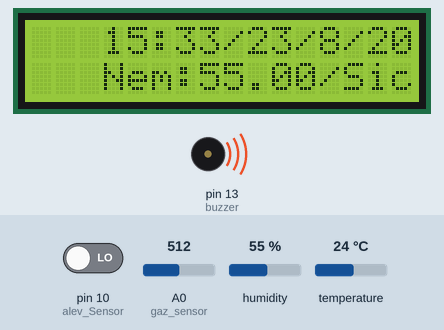
This sketch was run on a simulated Arduino Uno, built with avr-gcc and run on an emulated ATmega328P. On the bench: 16×2 character LCD, buzzer (waves = sounding, pin HIGH). The test bench sets the inputs (shaded band); at power-on: humidity 55 %, pin 10 (alev_Sensor) LOW, A0 (gaz_sensor) = 512, temperature 24 °C. The local clock reads 2024-03-15 10:24:30 at power-on unless the sketch sets it; what the sketch prints to the serial monitor is not drawn.

Above: at 9.6 s.
9.7 s: humidity set to 22 %
At 30.8 s:
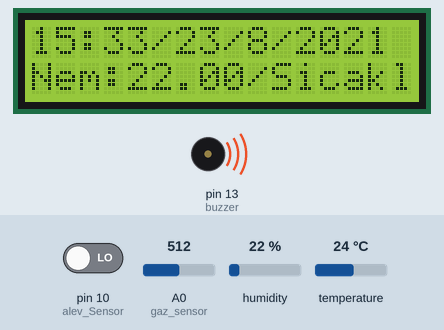
31.5 s: pin 10 (alev_Sensor) driven HIGH
At 48.9 s:
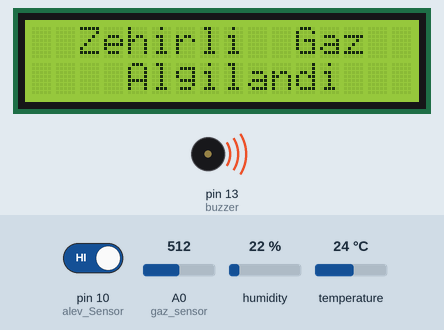
49.2 s: A0 (gaz_sensor) set to 410
69.7 s: A0 (gaz_sensor) set to 382
At 90.0 s:
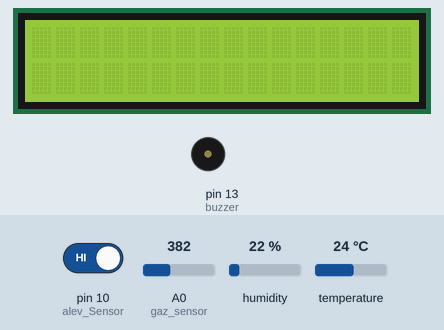
Timing chart, 0 to 91.5 s (numbered marks = the images above; inputs shaded):
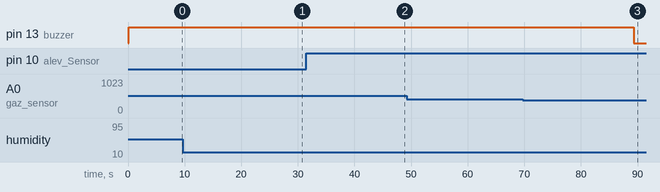

Measured:
- the behaviour switches between 401 and 400 on A0 (gaz_sensor) (found by bisection; images 2 and 3)
- after the input at 31.5 s, the display: first differs from a run without the input after 16.3 s (image 2)
- after the input at 69.7 s, pin 13 (buzzer): HIGH → LOW after 19.7 s
- what the display in image 1 shows lasts 1.0 s, from 30.0 s to 31.0 s

The sketch:

arduino-uno_home-assistant.ino
```cpp
#include <DHT.h>
#include <DHT_U.h>
#include "DHT.h"
#define DHTPIN 2
#define DHTTYPE DHT11

DHT meraklimuhendis(DHTPIN, DHTTYPE);

#include <LiquidCrystal_I2C.h>
LiquidCrystal_I2C lcd(0x27,16,2);
#include <virtuabotixRTC.h>
virtuabotixRTC saat(6,7,8);//clock,data,rst
int esik_degeri=400;
int gaz_sensor = A0;
int buzzer = 13;
int alev_Sensor = 10;
int deger;
int deger_gaz;
void setup() {
  saat.setDS1302Time(00,33,15,1,23,8,2021);
  lcd.begin();
  meraklimuhendis.begin();
  Serial.begin(9600);
  pinMode(buzzer,OUTPUT);
  pinMode(alev_Sensor,INPUT);
  pinMode(gaz_sensor,INPUT);
}

void loop() {
  float h = meraklimuhendis.readHumidity();
  float t = meraklimuhendis.readTemperature();
  float f = meraklimuhendis.readTemperature(true);
  saat.updateTime();
  deger = digitalRead(alev_Sensor);
  deger_gaz = analogRead(gaz_sensor);
  if (deger == HIGH)
  {
      digitalWrite(buzzer,LOW);
      Serial.println("Alev YOK.");
  }
  else{
    Serial.println("Alev Algılandı.");
    digitalWrite(buzzer,HIGH);
    lcd.clear();
    lcd.setCursor(2,0);
    lcd.print("Alev  Tespit");
    lcd.setCursor(5,1);
    lcd.print("Edildi");
    delay(3000);
  }
  if (deger_gaz > esik_degeri){
    Serial.println("Oda hava kalitesi:DÜŞÜK");
    Serial.println(deger);
    Serial.println("");
    digitalWrite(buzzer,HIGH);
    lcd.clear();
    lcd.setCursor(2,0);
    lcd.print("Zehirli  Gaz");
    lcd.setCursor(4,1);
    lcd.print("Algilandi");
    delay(3000);
  }
  else
  {
    Serial.println("Oda hava kalitesi:yüksek");
    Serial.println(deger);
    Serial.println("");
    digitalWrite(buzzer,LOW);
    delay(1000);
  }


  int i;
  for(i=0; i<17; i++)
  {
  lcd.clear();
    lcd.setCursor(i,0);
    lcd.print(saat.hours);
    lcd.print(":");
    lcd.print(saat.minutes);
    lcd.print("/");
    lcd.print(saat.dayofmonth);
    lcd.print("/");
    lcd.print(saat.month);
    lcd.print("/");
    lcd.print(saat.year);

    lcd.setCursor(i,1);
    lcd.print("Nem:");
    lcd.print(h);
    lcd.print("/");
    lcd.print("Sicaklik:");
    lcd.print(t);
    delay(1000);
    lcd.clear();
  }

}
```
